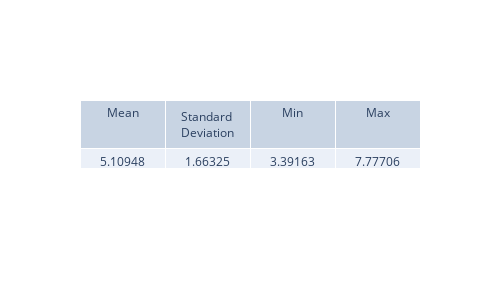

Notebook source saved alongside this figure:
### Code cell
diff_integrals = np.sqrt(psi_sq_diff).mean(axis=0) * (x_max - x_min)
view_metrics(diff_integrals)

plt.figure(figsize=(8,5), dpi=200)
plt.plot(t_values, diff_integrals, '-')
plt.xlabel('Time (ps)')
plt.ylabel('Integral of absolute error of psi^2(x, t)')
plt.title('Integral of sqrt(abs(delta(psi^2)))')
plt.grid(True)
plt.show()

### Figure 1 — Plotly figure (JSON) as saved in the notebook; plotly's stock layout.template omitted (floating-point values rounded to 4 significant figures)
{"data": [{"cells": {"values": [["5.10948"], ["1.66325"], ["3.39163"], ["7.77706"]]}, "header": {"values": ["Mean", "Standard Deviation", "Min", "Max"]}, "type": "table"}], "layout": {"height": 300, "width": 500}}
